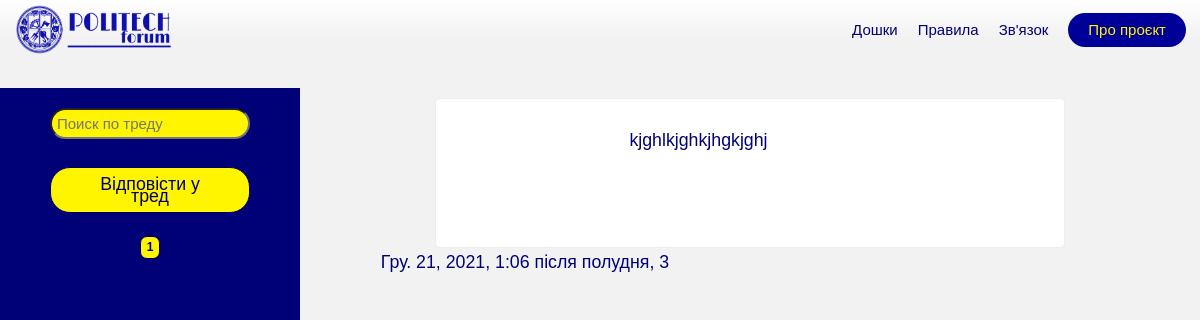
Before: /boards/thread/16/ with the older database file.
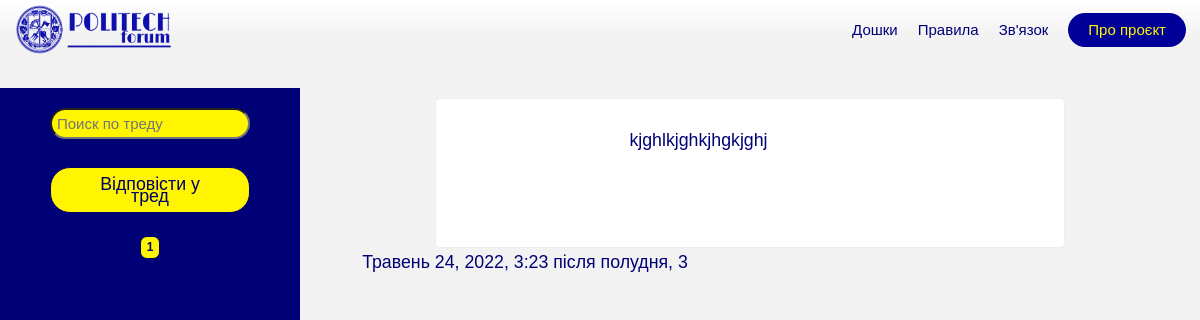
After: the same page with the newer database file.
### Django/apps/application/models.py (models this page shows, shortened)
class Comment(models.Model):
    thread = models.ForeignKey(Thread, on_delete = models.CASCADE)
    comment_text = models.CharField('Текст комментаря', max_length = 200)
    pub_date = models.DateTimeField('Дата публикації')
    comment_id = id
    class Meta:
        verbose_name = "Коментар"
        verbose_name_plural = "Коментарі"

### Django/apps/application/views.py (the view)
# urls.py: path('thread/<int:path>/', thread, name = 'thread')
def thread(request, path):
    a = Thread.objects.get(id = path)
    latest_comments = list(Comment.objects.filter(thread = a).order_by('-pub_date'))
    p = Paginator(latest_comments, 20)
    page = request.GET.get('page')
    latest_comments = p.get_page(page)
    return render(request, 'application/thread.html', {'Thread': a, 'Comments': latest_comments, 'id': a.thread_id})

### Django/templates/application/thread.html (shortened to what this page needs)
{% extends 'index.html' %}
{% block content %}
    <div class =board_intro>
    <div class = menubar>
        <form method="GET" action="" id="searchform" class="searchbar">
        <input type="text" id="searchbar" name="search" placeholder="Поиск по треду" class=searchbar_form value="{{ Search }}" maxlength="50">
        </form>
        <a href="#" class =create_thread>Відповісти у тред</a>
        <div class=paginator>
        {% for num in Comments.paginator.page_range %}
            {% if Comments.number == num %}
                <a class=pages href="?page={{ num }}"><b>{{ num }}</b></a>
            {% elif num > Comments.number|add:'-3' and num < Comments.number|add:'3'%}
                <a class=pages href="?page={{ num }}">{{ num }}</a>
            {% endif %}
        {% endfor %}
        </div>
    </div>
        <div class = board_container>
                {% if Comments %}
                    {% for i in Comments %}
                        <a class = thread_click href="#">
                        <div class=thread_text>{{ i.comment_text }}</div>
                        </a>
                        <div class=info>{{ i.pub_date }}, {{ i.id }}</div>
                    {% endfor %}
                {% else %}
                    <div class=no_threads>Комментарі не знайдені</div>
                {% endif %}
        </div>
    </div>
{% endblock %}

Changed rows visible on the page:
changed Comment "kjghlkjghkjhgkjghj": pub_date "Гру. 21, 2021, 1:06 після полудня" → "Травень 24, 2022, 3:23 після полудня"
